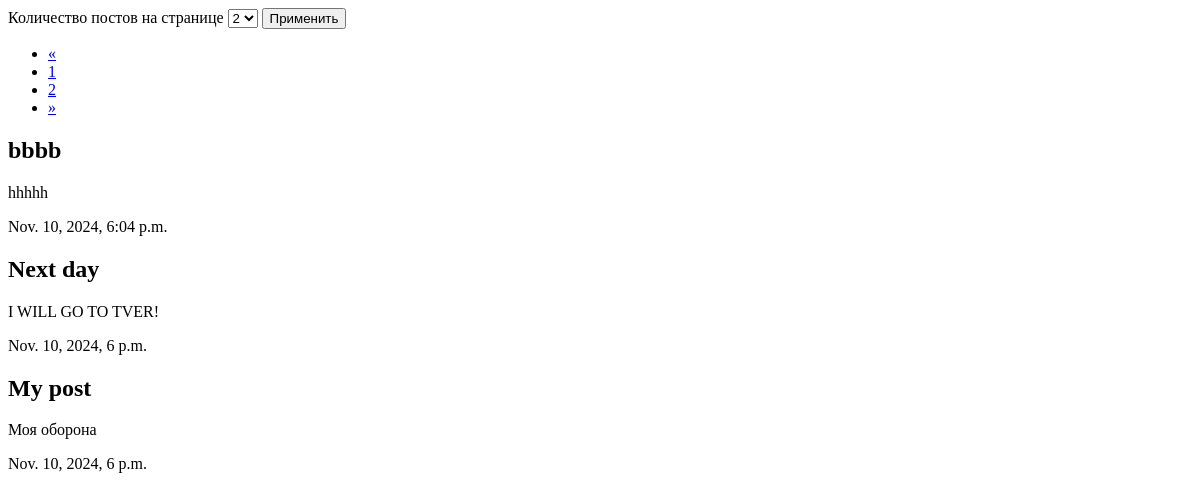
Before: /index/ with the older database file.
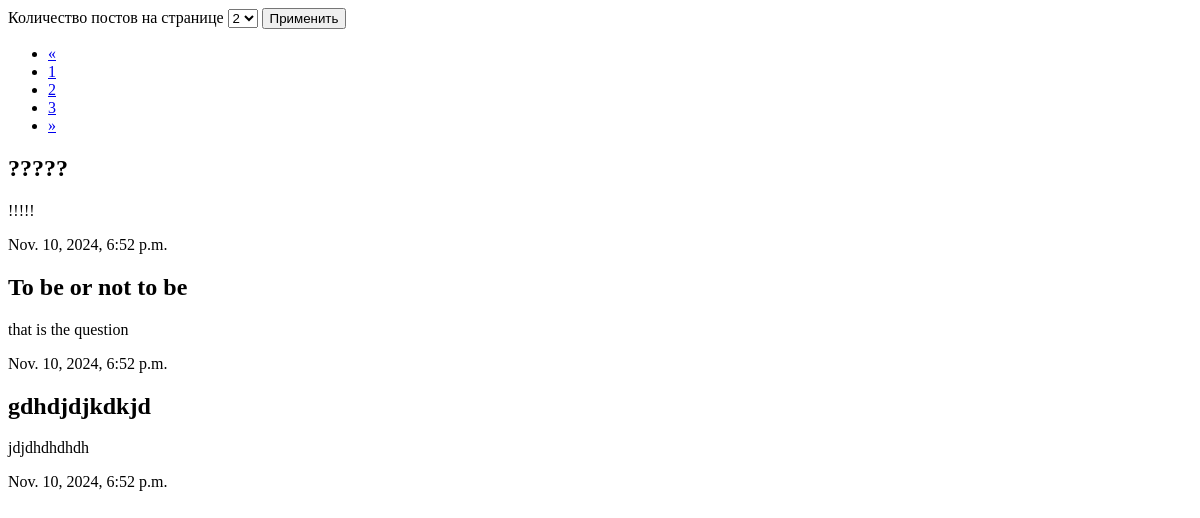
After: the same page with the newer database file.
### task4/models.py (models this page shows)
class Post(models.Model):
    title = models.CharField(max_length=200)
    content = models.TextField()
    created_at = models.DateTimeField(auto_now_add=True)

### task4/views.py (the view)
# urls.py: path("index/", index),
def index(request):
    posts = Post.objects.all().order_by('-created_at')
    items_per_page = int(request.GET.get('items_per_page', 3))
    paginator = Paginator(posts, items_per_page)
    page_number = request.GET.get('page')
    page_obj = paginator.get_page(page_number)
    return render(request, 'fourth_task/index.html', {'page_obj': page_obj})

### templates/fourth_task/index.html (shortened to what this page needs)
<!DOCTYPE html>
<html lang="en">
<head>
</head>
<body>
    <form method="GET">
        <label for="items-per-page">Количество постов на странице</label>
        <select name="items_per_page" id="items-per-page">
            <option value="2" {% if request.GET.items_per_page == '2' %}selected{% endif %}>2</option>
        </select>
        <button type="submit">Применить</button>
    </form>
    {% if page_obj.has_other_pages %}
<nav aria-label="Page navigation">
    <ul class="pagination">
        {% if page_obj.has_previous %}
        <li class="page-item">
            <a class="page-link" href="?page={{ page_obj.previous_page_number }}{% if request.GET.items_per_page %}&items_per_page={{ request.GET.items_per_page }}{% endif %}" aria-label="Previous">
                <span aria-hidden="true">&laquo;</span>
            </a>
        </li>
    {% else %}
        <li class="page-item disabled">
            <a class="page-link" href="#" aria-label="Previous">
                <span aria-hidden="true">&laquo;</span>
            </a>
        </li>
        {% endif %}
        {% for i in page_obj.paginator.page_range %}
            {% if page_obj.number == i %}
            <li class="page-item active" aria-current="page">
                <a class="page-link" href="#"> {{ i }}</a>
            </li>
        {% else %}
            <li class="page-item">
                <a class="page-link" href="?page={{ i }}{% if request.GET.items_per_page %}&items_per_page={{ request.GET.items_per_page }}{% endif %}">{{ i }}</a>
            </li>
            {% endif %}
        {% endfor %}
        {% if page_obj.has_next %}
        <li class="page-item">
            <a class="page-link" href="?page={{ page_obj.next_page_number }}{% if request.GET.items_per_page %}&items_per_page={{ request.GET.items_per_page }}{% endif %}" aria-label="Next">
                <span aria-hidden="true">&raquo;</span>
            </a>
        </li>
        {% else %}
        <li class="page-item disabled">
            <a class="page-link" href="#" aria-label="Next">
                <span aria-hidden="true">&raquo;</span>
            </a>
        </li>
        {% endif %}
    </ul>
    {% endif %}
</nav>
<div class="row">
    {% for post in page_obj %}
    <div class="col-md-4">
        <h2>{{ post.title }}</h2>
        <p>{{ post.content }}</p>
        <p>{{ post.created_at }}</p>
    </div>
    {% endfor %}
</div>
</body>
</html>

Changed rows visible on the page:
no longer on this page (row unchanged): Post: title "bbbb", content "hhhhh", created_at "Nov. 10, 2024, 6:04 p.m."
no longer on this page (row unchanged): Post: title "Next day", content "I WILL GO TO TVER!", created_at "Nov. 10, 2024, 6 p.m."
no longer on this page (row unchanged): Post: title "My post", content "Моя оборона", created_at "Nov. 10, 2024, 6 p.m."
added Post: title "?????", content "!!!!!", created_at "Nov. 10, 2024, 6:52 p.m."
added Post: title "To be or not to be", content "that is the question", created_at "Nov. 10, 2024, 6:52 p.m."
added Post: title "gdhdjdjkdkjd", content "jdjdhdhdhdh", created_at "Nov. 10, 2024, 6:52 p.m."
Other visible differences:
new list line: "3"
